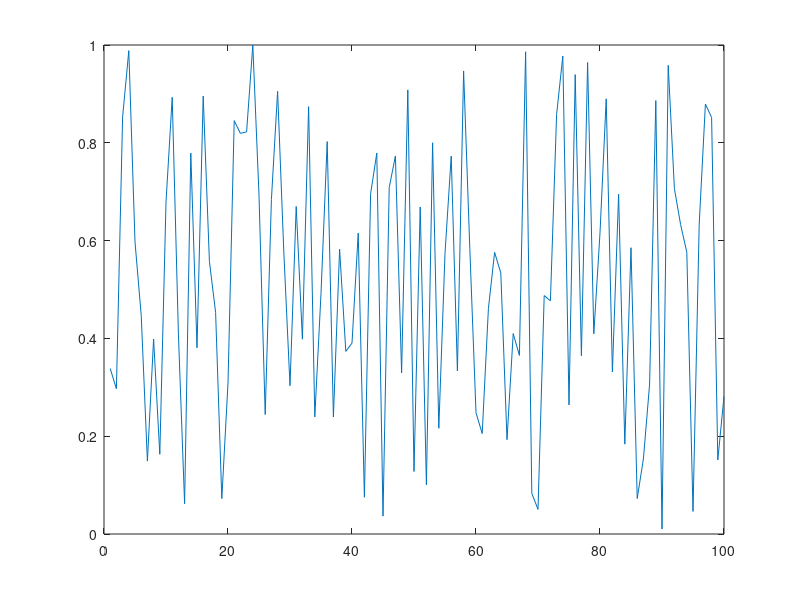
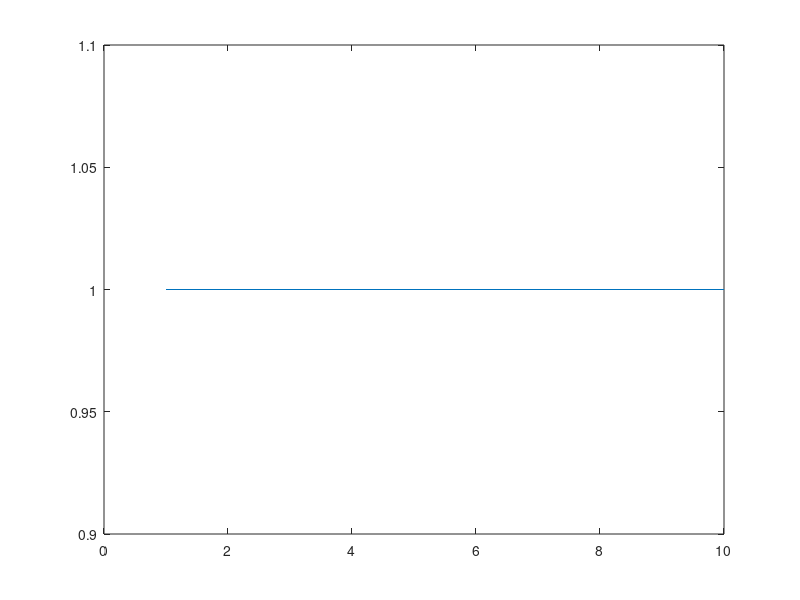

Source code (MATLAB) for these figures, in order:
% function test()

x = zeros();
y = zeros();

figure
hax2=axes

figure;
plot(1:10, ones(1, 10));


for i = 1 : 1 : 100
    x(i) = i;
    y(i) = rand();
    plot(hax2, x, y);
    xlim(hax2, [0, 100]);
    pause(1);
end